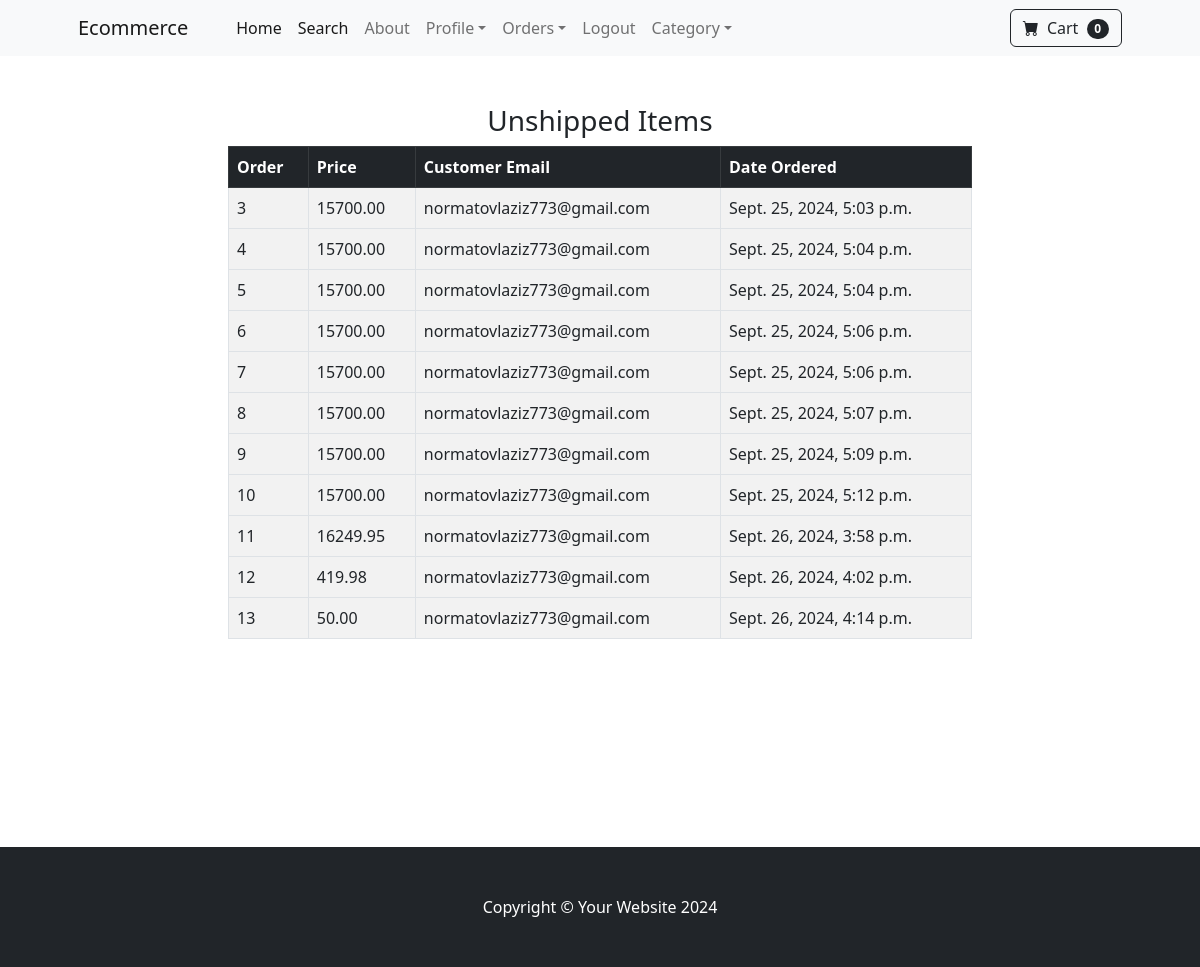
Page /payment/not_shipped_dash/ (signed in) on the committed database.
### payment/models.py (models this page shows, shortened)
class Order(models.Model):
    user = models.ForeignKey(User, on_delete=models.CASCADE, null=True, blank=True)
    full_name = models.CharField(max_length=250)
    email = models.EmailField(max_length=250)
    shipping_address = models.TextField(max_length=1500)
    amount_paid = models.DecimalField(max_digits=10, decimal_places=2)
    date_ordered = models.DateTimeField(auto_now_add=True)
    shipped = models.BooleanField(default=False)
    date_shipped= models.DateTimeField(blank=True, null=True)

### payment/views.py (the view)
# urls.py: path("not_shipped_dash/", views.not_shipped_dash, name='not_shipped_dash'),
def not_shipped_dash(request):
    if request.user.is_authenticated and request.user.is_superuser:
        orders = Order.objects.filter(shipped=False)
        return render(request, 'payment/not_shipped_dash.html', {'orders':orders})
    else:
        messages.success(request,"Access Denied")
        return redirect('home')

### cart/cart.py (called while the page is built)
    def __len__(self):
        return len(self.cart)

### cart/context_processors.py (called while the page is built)
def cart(request):
    return {'cart':Cart(request)}

### payment/templates/payment/not_shipped_dash.html
{% extends 'base.html' %}
{% block content %}
<div class="container">
    <div class="row">
        <center>
            <div class="col-8">
                <br><br>
        <h3>Unshipped Items</h3>
        <table class="table table-striped table-hover table-bordered">
            <thead class="table-dark">
              <tr>
                <th scope="col">Order</th>
                <th scope="col">Price</th>
                <th scope="col">Customer Email</th>
                <th scope="col">Date Ordered</th>
              </tr>
            </thead>
            {% for order in orders%}
            <tbody>
              <tr>
                <td>{{order.id}}</td>
                <td>{{order.amount_paid}}</td>
                <td>{{order.email}}</td>
                <td>{{order.date_ordered}}</td>
              </tr>
            </tbody>
            {% endfor %}
          </table>
            </div>
        </center>
    </div>
</div>
<br><br>
                <br><br>
                <br><br><br><br>
{% endblock %}

### rows in the picture
Order: id "3", amount_paid "15700.00", email "normatovlaziz773@gmail.com", date_ordered "Sept. 25, 2024, 5:03 p.m."
Order: id "4", amount_paid "15700.00", email "normatovlaziz773@gmail.com", date_ordered "Sept. 25, 2024, 5:04 p.m."
Order: id "5", amount_paid "15700.00", email "normatovlaziz773@gmail.com", date_ordered "Sept. 25, 2024, 5:04 p.m."
Order: id "6", amount_paid "15700.00", email "normatovlaziz773@gmail.com", date_ordered "Sept. 25, 2024, 5:06 p.m."
Order: id "7", amount_paid "15700.00", email "normatovlaziz773@gmail.com", date_ordered "Sept. 25, 2024, 5:06 p.m."
Order: id "8", amount_paid "15700.00", email "normatovlaziz773@gmail.com", date_ordered "Sept. 25, 2024, 5:07 p.m."
Order: id "9", amount_paid "15700.00", email "normatovlaziz773@gmail.com", date_ordered "Sept. 25, 2024, 5:09 p.m."
Order: id "10", amount_paid "15700.00", email "normatovlaziz773@gmail.com", date_ordered "Sept. 25, 2024, 5:12 p.m."
Order: id "11", amount_paid "16249.95", email "normatovlaziz773@gmail.com", date_ordered "Sept. 26, 2024, 3:58 p.m."
Order: id "12", amount_paid "419.98", email "normatovlaziz773@gmail.com", date_ordered "Sept. 26, 2024, 4:02 p.m."
Order: id "13", amount_paid "50.00", email "normatovlaziz773@gmail.com", date_ordered "Sept. 26, 2024, 4:14 p.m."

### other values in the picture
{{ cart|length }} "0"
